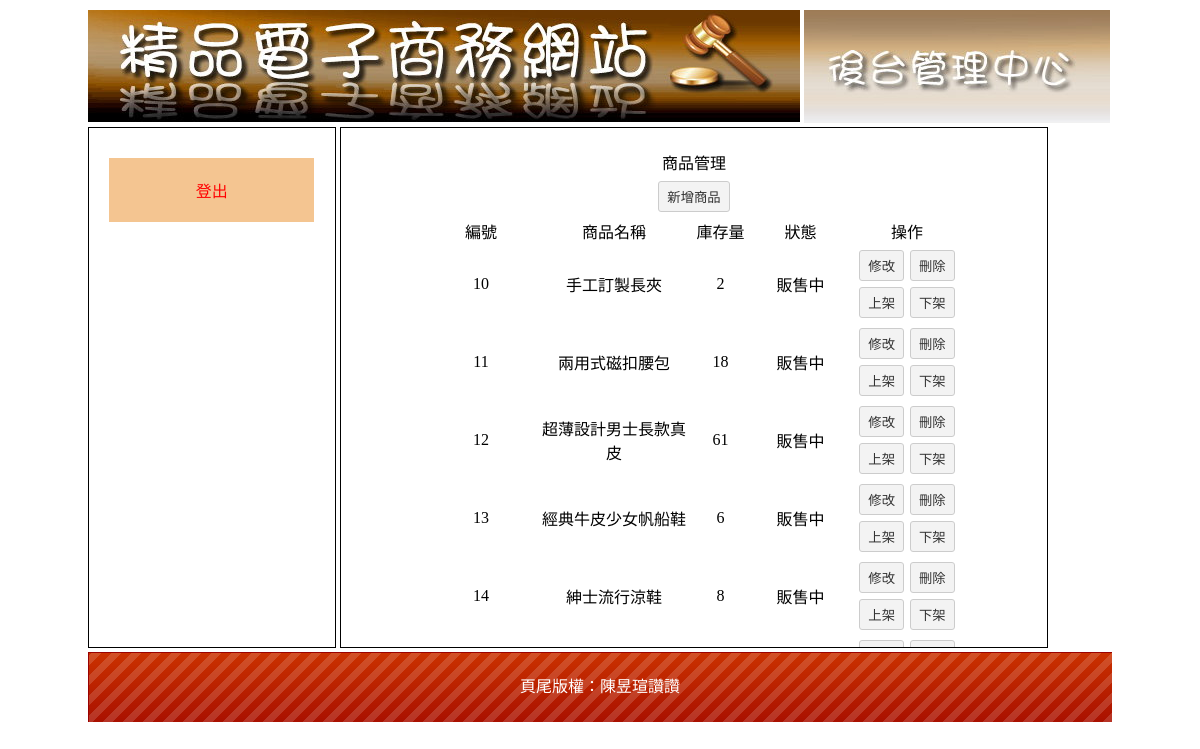
The page /admin.php?do=admin&redo=th_item (signed in) on the database its author committed.
### tables this page shows
CREATE TABLE `item_3` (
  `item_3_seq` int(10) UNSIGNED NOT NULL,
  `item_3_name` text NOT NULL,
  `item_3_price` int(10) NOT NULL,
  `item_3_type` text NOT NULL,
  `item_3_howmuch` int(10) NOT NULL,
  `item_3_photo` text NOT NULL,
  `item_3_introduce` text NOT NULL,
  `item_3_i1` int(10) NOT NULL,
  `item_3_i2` int(10) NOT NULL,
  `item_3_display` int(2) NOT NULL
);

CREATE TABLE `a_bot` (
  `a_bot_seq` int(10) NOT NULL,
  `a_bot_con` text NOT NULL
);

### th_item.php (the view)
<?php
$sql = "select * from item_3";
$c1 = mysqli_query($link,$sql);
$c2 = mysqli_fetch_assoc($c1);
?>
<table width="80%" border="0" align="center" cellpadding="2" cellspacing="0">
  <tr>
    <td colspan="5" align="center" valign="middle">商品管理</td>
  </tr>
  <tr>
    <td colspan="5" align="center" valign="middle"><input type="button" value="新增商品" onclick="document.location.href='admin.php?do=admin&redo=add_item'"></td>
  </tr>
  <tr>
    <td width="20%" align="center" valign="middle">編號</td>
    <td width="30%" align="center" valign="middle">商品名稱</td>
    <td width="10%" align="center" valign="middle">庫存量</td>
    <td width="20%" align="center" valign="middle">狀態</td>
    <td width="20%" align="center" valign="middle">操作</td>
  </tr>
  <?php do{
     if($c2["item_3_display"] == 1){
         $display = "販售中";
     }else{  $display = "已下架" ; }
      ?>
  <tr>
    <td width="20%" align="center" valign="middle"><?=$c2["item_3_seq"]?></td>
    <td width="30%" align="center" valign="middle"><?=$c2["item_3_name"]?></td>
    <td width="10%" align="center" valign="middle"><?=$c2["item_3_howmuch"]?></td>
    <td width="10%" align="center" valign="middle"><?=$display?></td>
    <td width="30%" align="center" valign="middle">
    <input type="button" value="修改" onclick="document.location.href='admin.php?do=admin&redo=update_item&seq=<?=$c2["item_3_seq"]?>'"><input type="button" onclick="document.location.href='item_del_api.php?seq=<?=$c2["item_3_seq"]?>'" value="刪除">
    <input type="button" onclick="document.location.href='item_up_api.php?seq=<?=$c2["item_3_seq"]?>'" value="上架"><input type="button" onclick="document.location.href='item_down_api.php?seq=<?=$c2["item_3_seq"]?>'" value="下架">
    </td>
  </tr>
  <?php }while($c2 = mysqli_fetch_assoc($c1)) ?>
</table>

### footer.php
<?php
$sql = "select * from a_bot";
$c1  = mysqli_query($link,$sql);
$c2  = mysqli_fetch_assoc($c1);
echo $c2["a_bot_con"];
?>

### Manage Page_files/css.css (style rules this page uses)
body { font-family:"微軟正黑體"; }
input[type=text],input[type=password],input[type=submit],button,.button,input[type=reset],input[type=button],select，textarea,input[type=number] { background:#F3F3F3; border:#CCC 1px solid; border-radius:3px; padding:5px 8px 5px 8px; text-decoration:none; margin:3px; color:#333; }

### rows shown on the page
item_3: item_3_seq "10", item_3_name "手工訂製長夾", item_3_howmuch "2", item_3_display "販售中"
item_3: item_3_seq "11", item_3_name "兩用式磁扣腰包", item_3_howmuch "18", item_3_display "販售中"
item_3: item_3_seq "12", item_3_name "超薄設計男士長款真皮", item_3_howmuch "61", item_3_display "販售中"
item_3: item_3_seq "13", item_3_name "經典牛皮少女帆船鞋", item_3_howmuch "6", item_3_display "販售中"
item_3: item_3_seq "14", item_3_name "紳士流行涼鞋", item_3_howmuch "8", item_3_display "販售中"
a_bot: a_bot_con "頁尾版權：陳昱瑄讚讚"
